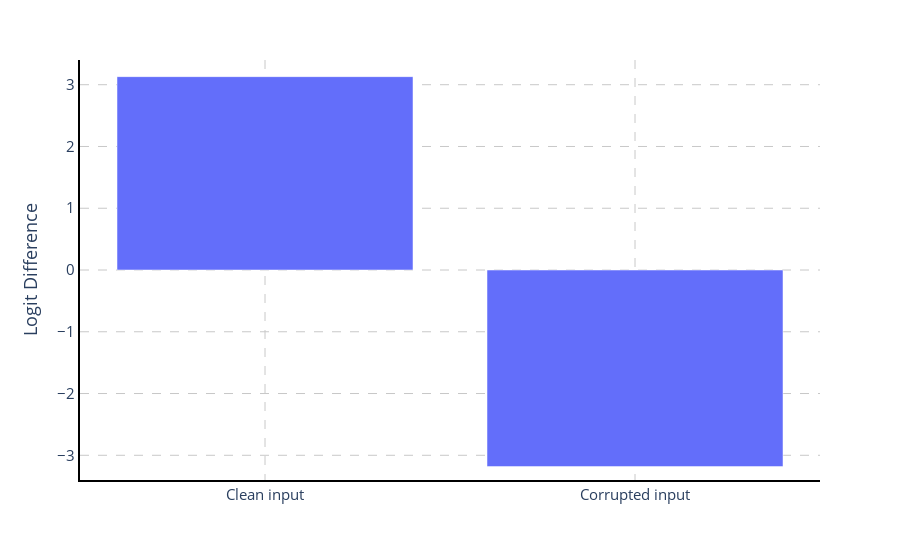

Write notebook code for a chart like this one.
### Code cell
fig = px.bar([full_base_logit_diff.item(), full_src_logit_diff.item()])
fig.update(layout_coloraxis_showscale=False,layout_showlegend=False)
#fig.update_layout(legend_title_text='Subject Number')
fig.update_layout(
    xaxis_title="", yaxis_title="Logit Difference"
)
fig.update_layout(
    xaxis = dict(
        tickmode = 'array',
        tickvals = [0, 1],
        ticktext = ['Clean input', 'Corrupted input']
    ),
    font=dict(
        size=15,  # Set the font size here
    )
)
fig = paper_plot(fig, tickangle=0)
fig.update_layout(yaxis_range=[-3.4,3.4])
fig.show()
os.makedirs(f'{images_dir}/logit_diffs', exist_ok=True)
pio.write_image(fig, f'{images_dir}/logit_diffs/{model_alias}_{language}_{subject_number}.png',scale=5, width=550, height=350)

### Figure 1 — Plotly figure (JSON) as saved in the notebook; plotly's stock layout.template omitted (floating-point values rounded to 4 significant figures)
{"data": [{"alignmentgroup": "True", "hovertemplate": "variable=0<br>index=%{x}<br>value=%{y}<extra></extra>", "legendgroup": "0", "marker": {"color": "#636efa", "pattern": {"shape": ""}}, "name": "0", "offsetgroup": "0", "orientation": "v", "showlegend": true, "textposition": "auto", "type": "bar", "x": [0, 1], "xaxis": "x", "y": [3.131, -3.183], "yaxis": "y"}], "layout": {"barmode": "relative", "coloraxis": {"showscale": false}, "font": {"size": 15}, "legend": {"title": {"text": "variable"}, "tracegroupgap": 0}, "margin": {"t": 60}, "showlegend": false, "xaxis": {"anchor": "y", "domain": [0, 1], "gridcolor": "rgb(200,200,200)", "griddash": "dash", "linecolor": "black", "linewidth": 2, "showline": true, "tickangle": 0, "tickmode": "array", "ticktext": ["Clean input", "Corrupted input"], "tickvals": [0, 1], "title": {"text": ""}, "zeroline": false}, "yaxis": {"anchor": "x", "domain": [0, 1], "gridcolor": "rgb(200,200,200)", "griddash": "dash", "linecolor": "black", "linewidth": 2, "range": [-3.4, 3.4], "showline": true, "title": {"text": "Logit Difference"}, "zeroline": false}}}
